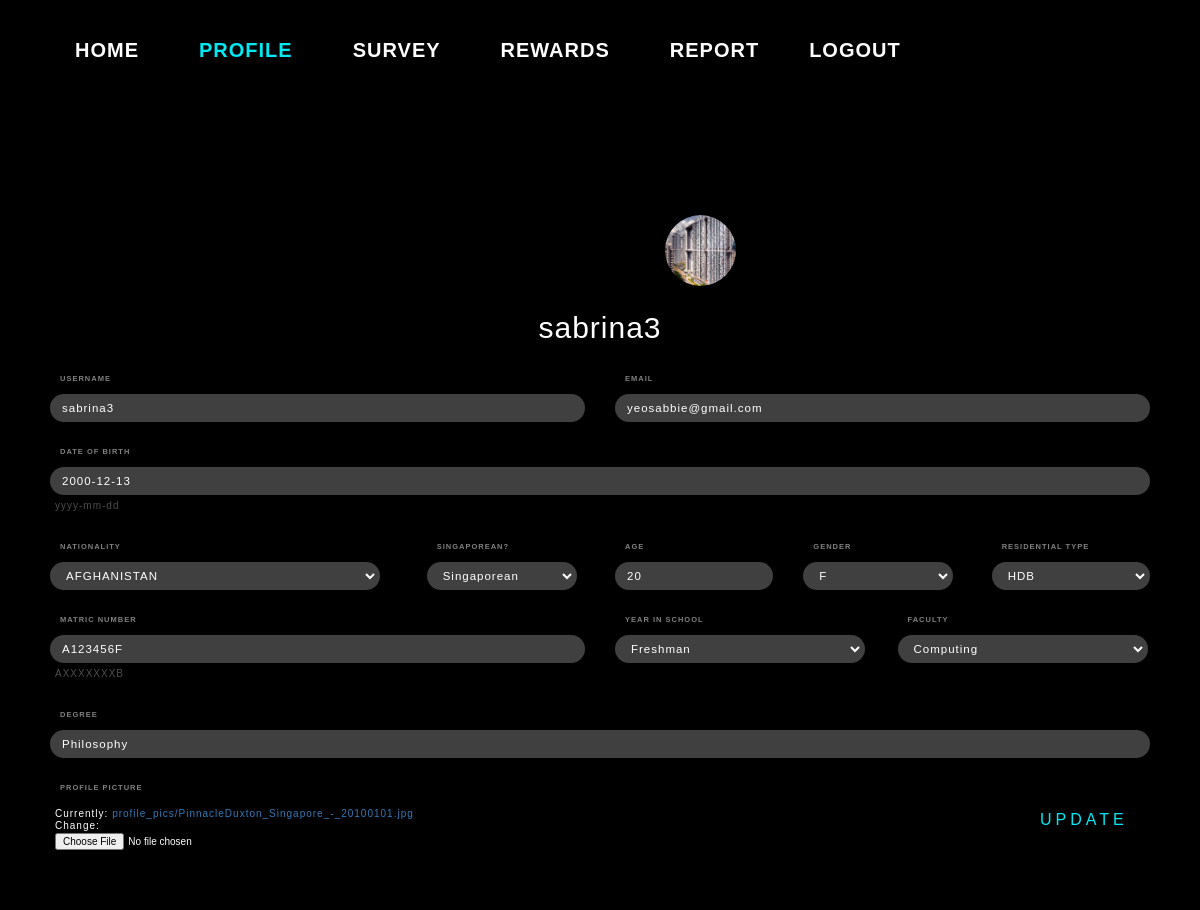
The app's page /accounts/profile/ (signed in) with its own data.
### accounts/models.py (models this page shows, shortened)
class UserProfileInfo(models.Model):
    user = models.OneToOneField(User, on_delete=models.CASCADE)
    name = models.CharField('Full Name',max_length=200)
    matriculationNumber = models.CharField('Matric Number',
    max_length=10,help_text='AXXXXXXXB')
    age = models.IntegerField(null=True)
    dob = models.DateField('Date of Birth', help_text='yyyy-mm-dd',null=True)
    genderChoices = [('Female','F'),('Male','M')]
    gender = models.CharField(max_length=10, choices=genderChoices)
    email = models.EmailField(max_length=200, blank=False)
    portfolio_site = models.URLField(blank=True)
    profile_pic = models.ImageField(default='static/default.jpg', upload_to='profile_pics')
    countryChoices = [
    ('AFGHANISTAN', 'AFGHANISTAN'),
    ('ALBANIA', 'ALBANIA'),
    ('ALGERIA', 'ALGERIA'),
    ('AMERICAN SAMOA', 'AMERICAN SAMOA'),
    ('ANDORRA', 'ANDORRA'),
    ('ANGOLA', 'ANGOLA'),
    ('ANGUILLA', 'ANGUILLA'),
    ('ANTARCTICA', 'ANTARCTICA'),
    ('ANTIGUA AND BARBUDA', 'ANTIGUA AND BARBUDA'),
    ('ARGENTINA', 'ARGENTINA'),
    ('ARMENIA', 'ARMENIA'),
    ('ARUBA', 'ARUBA'),
    ('AUSTRALIA', 'AUSTRALIA'),
    ('AUSTRIA', 'AUSTRIA'),
    ('AZERBAIJAN', 'AZERBAIJAN'),
    ('BAHAMAS', 'BAHAMAS'),
    ('BAHRAIN', 'BAHRAIN'),
    ('BANGLADESH', 'BANGLADESH'),
    ('BARBADOS', 'BARBADOS'),
    ('BELARUS', 'BELARUS'),
    ('BELGIUM', 'BELGIUM'),
    ('BELIZE', 'BELIZE'),
    ('BENIN', 'BENIN'),
    ('BERMUDA', 'BERMUDA'),
    ('BHUTAN', 'BHUTAN'),
    ('BOLIVIA', 'BOLIVIA'),
    ('BOSNIA AND HERZEGOVINA', 'BOSNIA AND HERZEGOVINA'),
    ('BOTSWANA', 'BOTSWANA'),
    ('BOUVET ISLAND', 'BOUVET ISLAND'),
    ('BRAZIL', 'BRAZIL'),
    ('BRITISH INDIAN OCEAN TERRITORY', 'BRITISH INDIAN OCEAN TERRITORY'),
    ('BRUNEI DARUSSALAM', 'BRUNEI DARUSSALAM'),
    ('BULGARIA', 'BULGARIA'),
    ('BURKINA FASO', 'BURKINA FASO'),
    ('BURUNDI', 'BURUNDI'),
    ('CAMBODIA', 'CAMBODIA'),
    ('CAMEROON', 'CAMEROON'),
    ('CANADA', 'CANADA'),
    ('CAPE VERDE', 'CAPE VERDE'),
    ('CAYMAN ISLANDS', 'CAYMAN ISLANDS'),
    ('CENTRAL AFRICAN REPUBLIC', 'CENTRAL AFRICAN REPUBLIC'),
    ('CHAD', 'CHAD'),
    ('CHILE', 'CHILE'),
    ('CHINA', 'CHINA'),
    ('CHRISTMAS ISLAND', 'CHRISTMAS ISLAND'),
    ('COCOS (KEELING) ISLANDS', 'COCOS (KEELING) ISLANDS'),
    ('COLOMBIA', 'COLOMBIA'),
    ('COMOROS', 'COMOROS'),
    ('CONGO', 'CONGO'),
    ('CONGO, THE DEMOCRATIC REPUBLIC OF', 'CONGO, THE DEMOCRATIC REPUBLIC OF'),
    ('COOK ISLANDS', 'COOK ISLANDS'),
    ('COSTA RICA', 'COSTA RICA'),
    ("CÃ”TE D'IVOIRE", "CÃ”TE D'IVOIRE"),
    ('CROATIA', 'CROATIA'),
    ('CUBA', 'CUBA'),
    ('CYPRUS', 'CYPRUS'),
    ('CZECH REPUBLIC', 'CZECH REPUBLIC'),
    ('DENMARK', 'DENMARK'),
    ('DJIBOUTI', 'DJIBOUTI'),
    ('DOMINICA', 'DOMINICA'),
    ('DOMINICAN REPUBLIC', 'DOMINICAN REPUBLIC'),
    ('ECUADOR', 'ECUADOR'),
    ('EGYPT', 'EGYPT'),
    ('EL SALVADOR', 'EL SALVADOR'),
    ('EQUATORIAL GUINEA', 'EQUATORIAL GUINEA'),
    ('ERITREA', 'ERITREA'),
    ('ESTONIA', 'ESTONIA'),
    ('ETHIOPIA', 'ETHIOPIA'),
    ('FALKLAND ISLANDS (MALVINAS)', 'FALKLAND ISLANDS (MALVINAS)'),
    ('FAROE ISLANDS', 'FAROE ISLANDS'),
    ('FIJI', 'FIJI'),
    ('FINLAND', 'FINLAND'),
    ('FRANCE', 'FRANCE'),
    ('FRENCH GUIANA', 'FRENCH GUIANA'),
    ('FRENCH POLYNESIA', 'FRENCH POLYNESIA'),
    ('FRENCH SOUTHERN TERRITORIES', 'FRENCH SOUTHERN TERRITORIES'),
    ('GABON', 'GABON'),
    ('GAMBIA', 'GAMBIA'),
    ('GEORGIA', 'GEORGIA'),
    ('GERMANY', 'GERMANY'),
    ('GHANA', 'GHANA'),
    ('GIBRALTAR', 'GIBRALTAR'),
    ('GREECE', 'GREECE'),
    ('GREENLAND', 'GREENLAND'),
    ('GRENADA', 'GRENADA'),
    ('GUADELOUPE', 'GUADELOUPE'),
    ('GUAM', 'GUAM'),
    ('GUATEMALA', 'GUATEMALA'),
    ('GN', 'GUINEA'),
    ('GUYANA', 'GUYANA'),
    ('HAITI', 'HAITI'),
    ('HEARD ISLAND AND MCDONALD ISLANDS', 'HEARD ISLAND AND MCDONALD ISLANDS'),
    ('HONDURAS', 'HONDURAS'),
    ('HONG KONG', 'HONG KONG'),
    ('HUNGARY', 'HUNGARY'),
    ('ICELAND', 'ICELAND'),
    ('INDIA', 'INDIA'),
    ('INDONESIA', 'INDONESIA'),
    ('IRAN, ISLAMIC REPUBLIC OF', 'IRAN, ISLAMIC REPUBLIC OF'),
    ('IRAQ', 'IRAQ'),
    ('IRELAND', 'IRELAND'),
    ('ISRAEL', 'ISRAEL'),
    ('ITALY', 'ITALY'),
    ('JAMAICA', 'JAMAICA'),
    ('JAPAN', 'JAPAN'),
    ('JORDAN', 'JORDAN'),
    ('KAZAKHSTAN', 'KAZAKHSTAN'),
    ('KENYA', 'KENYA'),
    ('KIRIBATI', 'KIRIBATI'),
    ("KOREA, DEMOCRATIC PEOPLE'S REPUBLIC OF", "KOREA, DEMOCRATIC PEOPLE'S REPUBLIC OF"),
    ('KOREA, REPUBLIC OF', 'KOREA, REPUBLIC OF'),
    ('KUWAIT', 'KUWAIT'),
    ('KYRGYZSTAN', 'KYRGYZSTAN'),
    ("LAO PEOPLE'S DEMOCRATIC REPUBLIC", "LAO PEOPLE'S DEMOCRATIC REPUBLIC"),
    ('LATVIA', 'LATVIA'),
    ('LEBANON', 'LEBANON'),
    ('LESOTHO', 'LESOTHO'),
    ('LIBERIA', 'LIBERIA'),
    ('LIBYAN ARAB JAMAHIRIYA', 'LIBYAN ARAB JAMAHIRIYA'),
    ('LIECHTENSTEIN', 'LIECHTENSTEIN'),
    ('LITHUANIA', 'LITHUANIA'),
    ('LUXEMBOURG', 'LUXEMBOURG'),
    ('MACAO', 'MACAO'),
    ('MACEDONIA, THE FORMER YUGOSLAV REPUBLIC OF', 'MACEDONIA, THE FORMER YUGOSLAV REPUBLIC OF'),
    ('MADAGASCAR', 'MADAGASCAR'),
    ('MALAWI', 'MALAWI'),
    ('MALAYSIA', 'MALAYSIA'),
    ('MALDIVES', 'MALDIVES'),
    ('MALI', 'MALI'),
    ('MALTA', 'MALTA'),
    ('MARSHALL ISLANDS', 'MARSHALL ISLANDS'),
    ('MARTINIQUE', 'MARTINIQUE'),
    ('MAURITANIA', 'MAURITANIA'),
    ('MAURITIUS', 'MAURITIUS'),
    ('MAYOTTE', 'MAYOTTE'),
    ('MEXICO', 'MEXICO'),
    ('MICRONESIA, FEDERATED STATES OF', 'MICRONESIA, FEDERATED STATES OF'),
    ('MOLDOVA, REPUBLIC OF', 'MOLDOVA, REPUBLIC OF'),
    ('MONACO', 'MONACO'),
    ('MONGOLIA', 'MONGOLIA'),
    ('MONTSERRAT', 'MONTSERRAT'),
    ('MOROCCO', 'MOROCCO'),
    ('MOZAMBIQUE', 'MOZAMBIQUE'),
    ('MYANMAR', 'MYANMAR'),
    ('NAMIBIA', 'NAMIBIA'),
    ('NAURU', 'NAURU'),
    ('NEPAL', 'NEPAL'),
    ('NETHERLANDS', 'NETHERLANDS'),
    ('NETHERLANDS ANTILLES', 'NETHERLANDS ANTILLES'),
    ('NEW CALEDONIA', 'NEW CALEDONIA'),
    ('NEW ZEALAND', 'NEW ZEALAND'),
    ('NICARAGUA', 'NICARAGUA'),
    ('NIGER', 'NIGER'),
    ('NIGERIA', 'NIGERIA'),
    ('NIUE', 'NIUE'),
    ('NORFOLK ISLAND', 'NORFOLK ISLAND'),
    ('NORTHERN MARIANA ISLANDS', 'NORTHERN MARIANA ISLANDS'),
    ('NORWAY', 'NORWAY'),
    ('OMAN', 'OMAN'),
    ('PAKISTAN', 'PAKISTAN'),
    ('PALAU', 'PALAU'),
    ('PALESTINIAN TERRITORY, OCCUPIED', 'PALESTINIAN TERRITORY, OCCUPIED'),
    ('PANAMA', 'PANAMA'),
    ('PAPUA NEW GUINEA', 'PAPUA NEW GUINEA'),
    ('PARAGUAY', 'PARAGUAY'),
    ('PERU', 'PERU'),
    ('PHILIPPINES', 'PHILIPPINES'),
    ('PITCAIRN', 'PITCAIRN'),
    ('POLAND', 'POLAND'),
    ('PORTUGAL', 'PORTUGAL'),
    ('PUERTO RICO', 'PUERTO RICO'),
    ('QATAR', 'QATAR'),
    ('RÃ‰UNION', 'RÃ‰UNION'),
    ('ROMANIA', 'ROMANIA'),
    ('RUSSIAN FEDERATION', 'RUSSIAN FEDERATION'),
    ('RWANDA', 'RWANDA'),
    ('SAINT HELENA', 'SAINT HELENA'),
    ('SAINT KITTS AND NEVIS', 'SAINT KITTS AND NEVIS'),
    ('SAINT LUCIA', 'SAINT LUCIA'),
    ('SAINT PIERRE AND MIQUELON', 'SAINT PIERRE AND MIQUELON'),
    ('SAINT VINCENT AND THE GRENADINES', 'SAINT VINCENT AND THE GRENADINES'),
    ('SAMOA', 'SAMOA'),
    ('SAN MARINO', 'SAN MARINO'),
    ('SAO TOME AND PRINCIPE', 'SAO TOME AND PRINCIPE'),
    ('SAUDI ARABIA', 'SAUDI ARABIA'),
    ('SENEGAL', 'SENEGAL'),
    ('SERBIA AND MONTENEGRO', 'SERBIA AND MONTENEGRO'),
    ('SEYCHELLES', 'SEYCHELLES'),
    ('SIERRA LEONE', 'SIERRA LEONE'),
    ('SINGAPORE', 'SINGAPORE'),
    ('SLOVAKIA', 'SLOVAKIA'),
    ('SLOVENIA', 'SLOVENIA'),
    ('SOLOMON ISLANDS', 'SOLOMON ISLANDS'),
    ('SOMALIA', 'SOMALIA'),
    ('SOUTH AFRICA', 'SOUTH AFRICA'),
    ('SOUTH GEORGIA AND SOUTH SANDWICH ISLANDS', 'SOUTH GEORGIA AND SOUTH SANDWICH ISLANDS'),
    ('SPAIN', 'SPAIN'),
    ('SRI LANKA', 'SRI LANKA'),
    ('SUDAN', 'SUDAN'),
    ('SURINAME', 'SURINAME'),
    ('SVALBARD AND JAN MAYEN', 'SVALBARD AND JAN MAYEN'),
    ('SWAZILAND', 'SWAZILAND'),
    ('SWEDEN', 'SWEDEN'),
    ('SWITZERLAND', 'SWITZERLAND'),
    ('SYRIAN ARAB REPUBLIC', 'SYRIAN ARAB REPUBLIC'),
    ('TAIWAN, PROVINCE OF CHINA', 'TAIWAN, PROVINCE OF CHINA'),
    ('TAJIKISTAN', 'TAJIKISTAN'),
    ('TANZANIA, UNITED REPUBLIC OF', 'TANZANIA, UNITED REPUBLIC OF'),
    ('THAILAND', 'THAILAND'),
    ('TIMOR', 'TIMOR'),
    ('TOGO', 'TOGO'),
    ('TOKELAU', 'TOKELAU'),
    ('TONGA', 'TONGA'),
    ('TRINIDAD AND TOBAGO', 'TRINIDAD AND TOBAGO'),
    ('TUNISIA', 'TUNISIA'),
    ('TURKEY', 'TURKEY'),
    ('TURKMENISTAN', 'TURKMENISTAN'),
    ('TURKS AND CAICOS ISLANDS', 'TURKS AND CAICOS ISLANDS'),
    ('TUVALU', 'TUVALU'),
    ('UGANDA', 'UGANDA'),
    ('UKRAINE', 'UKRAINE'),
    ('UNITED ARAB EMIRATES', 'UNITED ARAB EMIRATES'),
    ('UNITED KINGDOM', 'UNITED KINGDOM'),
    ('UNITED STATES', 'UNITED STATES'),
    ('UNITED STATES MINOR OUTLYING ISLANDS', 'UNITED STATES MINOR OUTLYING ISLANDS'),
    ('URUGUAY', 'URUGUAY'),
    ('UZBEKISTAN', 'UZBEKISTAN'),
    ('VANUATU', 'VANUATU'),
    ('VIET NAM', 'VIET NAM'),
    ('VIRGIN ISLANDS, BRITISH', 'VIRGIN ISLANDS, BRITISH'),
    ('VIRGIN ISLANDS, U.S.', 'VIRGIN ISLANDS, U.S.'),
    ('WALLIS AND FUTUNA', 'WALLIS AND FUTUNA'),
    ('WESTERN SAHARA', 'WESTERN SAHARA'),
    ('YEMEN', 'YEMEN'),
    ('ZIMBABWE', 'ZIMBABWE')]
    nationality = models.CharField(
    max_length=50, choices=countryChoices, default='SINGAPORE'
    )
    singaporeanChoices=[('Singaporean','Singaporean'),('Non-Singaporean','Non-Singaporean')]
    singaporean=models.CharField(max_length=50, choices=singaporeanChoices, default='Singaporean' )
    facultyChoices = [
    ('Arts and Social Sciences','Arts and Social Sciences'),
    ('Business and Accountancy','Business and Accountancy'),
    ('Computing','Computing'),
    ('Dentistry','Dentistry'),
    ('Design and Environment', 'Design and Environment'),
    ('Engineering','Engineering'),
    ('Law','Law'),
    ('Medicine','Medicine'),
    ('Nursing','Nursing'),
    ('Music','Music'),
    ('Science','Science'),
    ]
    faculty = models.CharField(max_length=50,
    choices=facultyChoices,default='Arts and Social Sciences')
    degree = models.CharField(max_length=50,null=True)
    YEAR_IN_SCHOOL_CHOICES = [
        ('FRESHMAN', 'Freshman'),
        ('SOPHOMORE', 'Sophomore'),
        ('JUNIOR', 'Junior'),
        ('SENIOR', 'Senior'),
        ('GRADUATE', 'Graduate'),
    ]
    year_in_school = models.CharField(
        max_length=10,
        choices=YEAR_IN_SCHOOL_CHOICES,
        default='FRESHMAN',
    )
    CurrentResidentialType_choices = [
    ('HDB', 'HDB'),
    ('PE', 'PrivateEstate'),
    ('Condo', 'Condominium'),
    ('Campus', 'Campus Accomodation')]
    currentresidentialtype = models.CharField('Current Residential Type',
    max_length=10, choices=CurrentResidentialType_choices,
    default='HDB')

### accounts/views.py (the view)
# urls.py: url(r'^accounts/profile/',accounts_views.profile_view, name='profile'),
@login_required
def profile_view(request):
    if request.method == 'POST':
        user_form=UserUpdateForm(request.POST, instance=request.user)
        profile_form=ProfileUpdateForm(request.POST,request.FILES, instance=request.user.userprofileinfo)
        if user_form.is_valid() and profile_form.is_valid():
            user_form.save()
            profile = profile_form.save(commit=False)
            user = user_form.save()
            user.email=profile.email
            user.save()
            profile.save()
            messages.success(request, 'Your profile is successfully updated!')
            return redirect('profile')
        else:
            messages.error(request,user_form.errors)
            messages.error(request,profile_form.errors)
    else:
        user_form=UserUpdateForm(instance=request.user)
        profile_form=ProfileUpdateForm(instance=request.user.userprofileinfo)
    return render(request, 'accounts/profile.html', {'user_form':user_form, 'profile_form':profile_form})

### accounts/templates/accounts/profile.html (shortened to what this page needs)
{% extends "survey/base.html" %}
{% load static %}
{% block css %}
<link rel="stylesheet" type="text/css" href="{% static 'accounts/profile.css' %}">
{% endblock %}
{% block navbar %}
<div class="nav_box">
<header class="navbarheader">
<div class=nav>
  <ul class=navbarlist>
    <a href="{% url 'survey:dashboard' %}" role="button">Home</a>
    <a href="{% url 'accounts:profile' %}" role="button" class="active">Profile</a>
    <a href="{% url 'survey:survey' %}" role="button">Survey</a>
    <a href="{% url 'survey:shoprewards' %}" role="button">Rewards</a>
    <a href="{% url 'survey:report' %}" role="button">Report</a>
    <a href="{% url 'logout' %}" id="logout">Logout</a>
  </ul>
</div>
</header>
</div>
{% endblock %}
{% block body_block %}
<div class="profile_box">
<div class="uh-image">
    <img class="uh-image-inner" src="{{user.userprofileinfo.profile_pic.url}}">
</div>
<div class="profile_header">
    <h2 id="profile_header"> {{ user.username }}</h2>
</div>
<div class="container">
    <form enctype="multipart/form-data" method="POST" action="{% url 'accounts:profile' %}" id="profileupdate_form" class="form-login">
        <div class="form-row">
            <div class="form-group col-md-6 mb-0">
                <label for="username" class="login__label"> Username</label>
                {{user_form.username}}
            </div>
            <div class="form-group col-md-6 mb-0">
                <label for="email" class="login__label"> Email </label>
                {{ profile_form.email}}
            </div>
        </div>
        <div class="form-row">
            <div class="form-group col-md-12 mb-0">
                <label for="dob"  class="login__label"> Date of Birth </label>
                {{ profile_form.dob}}
                <div class="help_text">
                {{profile_form.dob.help_text}}
                </div>
            </div>
        </div>
        <div class="form-row">
            <div class="form-group col-md-4 mb-0">
                <label for="nationality" class="login__label"> Nationality </label>
                {{ profile_form.nationality}}
            </div>
            <div class="form-group col-md-2 mb-0">
                <label for="singaporean" class="login__label"> Singaporean? </label>
                {{profile_form.singaporean}}
            </div>
            <div class="form-group col-md-2 mb-0">
                <label for="age" class="login__label"> Age </label>
                {{ profile_form.age}}
            </div>
            <div class="form-group col-md-2 mb-0">
                <label for="gender" class="login__label"> Gender </label>
                {{ profile_form.gender}}
            </div>
            <div class="form-group col-md-2 mb-0">
                <label for="currentresidentialtype" class="login__label"> Residential Type </label>
                {{ profile_form.currentresidentialtype}}
            </div>
        </div>
        <div class="form-row">
            <div class="form-group col-md-6 mb-0">
                <label for="matriculationNumber" class="login__label"> Matric Number </label>
                {{ profile_form.matriculationNumber}}
                <div class="help_text">
                {{profile_form.matriculationNumber.help_text}}
                </div>
            </div>
            <div class="form-group col-md-3 mb-0">
                <label for="year_in_school" class="login__label"> Year in School </label>
                {{ profile_form.year_in_school}}
            </div>
            <div class="form-group col-md-3 mb-0">
                <label for="faculty" class="login__label"> Faculty </label>
                {{ profile_form.faculty}}
            </div>
            <div class="form-group col-md-12 mb-0">
                <label for="degree" class="login__label"> Degree </label>
                {{ profile_form.degree }}
            </div>
        </div>
        <div class="form-row">
            <div class="form-group col-md-12 mb-0">
                <label for="profile_pic" class="login__label" id="pic"> Profile Picture</label>
                <div class="pic_text">
                        {{ profile_form.profile_pic}}
                </div>
            </div>
        </div>
        <div class="form-row">
            <div class="form-group col-md-12 mb-0">
                <div class="box">
                    <a href="#" onclick= "document.getElementById('profileupdate_form').submit()" id="update-button">
                        Update
                    </a>
                </div>
            </div>
        </div>
	</form>
</div>
{% endblock %}

### records on screen
UserProfileInfo: email "yeosabbie@gmail.com", dob "2000-12-13", nationality "AFGHANISTAN", singaporean "Singaporean", age "20", gender "F", currentresidentialtype "HDB", matriculationNumber "A123456F", year_in_school "Freshman", faculty "Computing", degree "Philosophy"

### other values on screen
{{ user.username }} "sabrina3"
{{ profile_form.dob.help_text }} "yyyy-mm-dd"
{{ profile_form.matriculationNumber.help_text }} "AXXXXXXXB"
